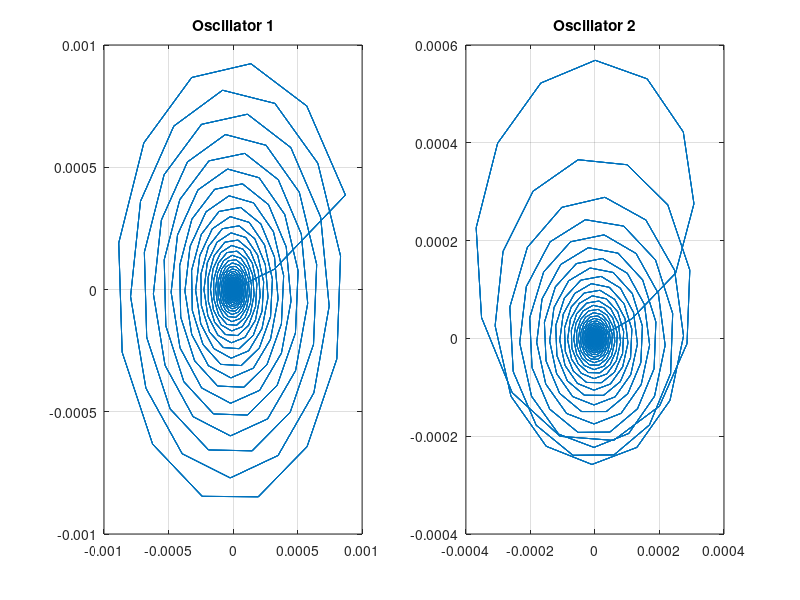
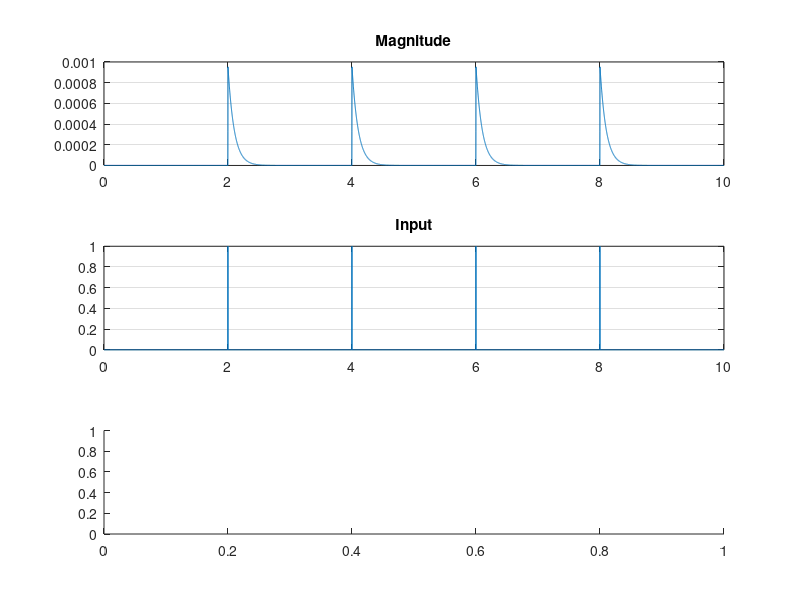

Write MATLAB code to recreate these figures, in order. (Note: this script raises an error after producing the figures.)
% implementation of the Runge Kutta method

clear all;close all;clc;

% parameters of the gamma oscillator
z01 = 0;
alpha1 = -10;
beta1 = 0;
beta2 = 0;
epsilon1 = 20;
f1 = 80;

% parameters of the modulating oscillator
z02 = 0.0001;
alpha2 = -100;
beta12 = 0;
beta22 = 0;
epsilon2 = 1;
f2 = 0.5;

% parameters for time
fs = 1000;
dur = 10; % in seconds
T = 1/fs;
time = 0:T:dur;

ntime = length(time);

% initialize empty arrays
t_out = zeros(size(time));
z_out_1 = zeros(size(time));
z_out_2 = zeros(size(time));

t_out(1) = time(1);
z_out_1(1) = z01;
z_out_2(1) = z02;

% coupling parameter
c12 = 200;

% add an input
input = zeros(size(time));
ntaps = 4;
for i=1:ntaps
    input(fs*2*i) = 1;%hann(100+1);
end

for i=1:ntime-1
    
    %%% first layer %%%
    
    k1 = z_out_1(i)*(alpha1 + 1i*2*pi*f1 + beta1*abs(z_out_1(i))^2 + ...
        ((epsilon1*beta2*abs(z_out_1(i)))^4)/(1-epsilon1*abs(z_out_1(i))^2)) + input(i);
    
    z1 = z_out_1(i)+(T/2)*k1;
    
    k2 = z1*(alpha1 + 1i*2*pi*f1 + beta1*abs(z1)^2 + ...
        ((epsilon1*beta2*abs(z1))^4)/(1-epsilon1*abs(z1)^2)) + (input(i) + input(i+1))/2;
    
    z2 = z_out_1(i)+(T/2)*k2;
    
    k3 = z2*(alpha1 + 1i*2*pi*f1 + beta1*abs(z2)^2 + ...
        ((epsilon1*beta2*abs(z2))^4)/(1-epsilon1*abs(z2)^2)) + (input(i) + input(i+1))/2;
    
    z3 = z_out_1(i)+T*k3;
    
    k4 = z3*(alpha1 + 1i*2*pi*f1 + beta1*abs(z3)^2 + ...
        ((epsilon1*beta2*abs(z3))^4)/(1-epsilon1*abs(z3)^2)) + (input(i));
    
    z_out_1(i+1) = z_out_1(i) + (1/6)*T*(k1+(2*k2)+(2*k3)+k4);
    
    %%% second layer %%%
    
    k1 = z_out_2(i)*(alpha2 + 1i*2*pi*f2 + beta12*abs(z_out_2(i))^2 + ...
        ((epsilon2*beta22*abs(z_out_2(i)))^4)/(1-epsilon2*abs(z_out_2(i))^2)) + c12*(z_out_1(i));
    
    z1 = z_out_2(i)+(T/2)*k1;
    
    k2 = z1*(alpha2 + 1i*2*pi*f2 + beta12*abs(z1)^2 + ...
        ((epsilon2*beta22*abs(z1))^4)/(1-epsilon2*abs(z1)^2)) + c12*(z_out_1(i) + z_out_1(i+1))/2;
    
    z2 = z_out_2(i)+(T/2)*k2;
    
    k3 = z2*(alpha2 + 1i*2*pi*f2 + beta12*abs(z2)^2 + ...
        ((epsilon2*beta22*abs(z2))^4)/(1-epsilon2*abs(z2)^2)) + c12*(z_out_1(i) + z_out_1(i+1))/2;
    
    z3 = z_out_2(i)+T*k3;
    
    k4 = z3*(alpha2 + 1i*2*pi*f2 + beta12*abs(z3)^2 + ...
        ((epsilon2*beta22*abs(z3))^4)/(1-epsilon2*abs(z3)^2)) + c12*(z_out_1(i));
    
    z_out_2(i+1) = z_out_2(i) + (1/6)*T*(k1+(2*k2)+(2*k3)+k4);            
    
    t_out(i+1) = t_out(i) + T;
    
end

figure(1)
axis square
subplot(1,2,1)
plot((z_out_1));
title('Oscillator 1')
grid on
subplot(1,2,2)
plot((z_out_2));
grid on
title('Oscillator 2')

figure(2)
subplot(3,1,1)
plot(time,abs(z_out_1))
grid on
title('Magnitude')
subplot(3,1,2)
plot(time,input)
grid on
title('Input')
subplot(3,1,3)
spectrogram(z_out_1,kaiser(256,5),220,20000,fs,'yaxis')
title('Spectrum')
ylim([0 100])
xlabel('time(s)')

figure(3)
subplot(3,1,1)
% plot3(time,real(z_out_2),imag(z_out_2))
plot(abs(z_out_2))
axis tight
grid on
title('Magnitude')
subplot(3,1,2)
plot(time,real(z_out_1))
grid on
title('Input')
subplot(3,1,3)
spectrogram(z_out_2,kaiser(256,5),220,20000,fs,'yaxis')
title('Spectrum')
ylim([0 100])
xlabel('time(s)')
